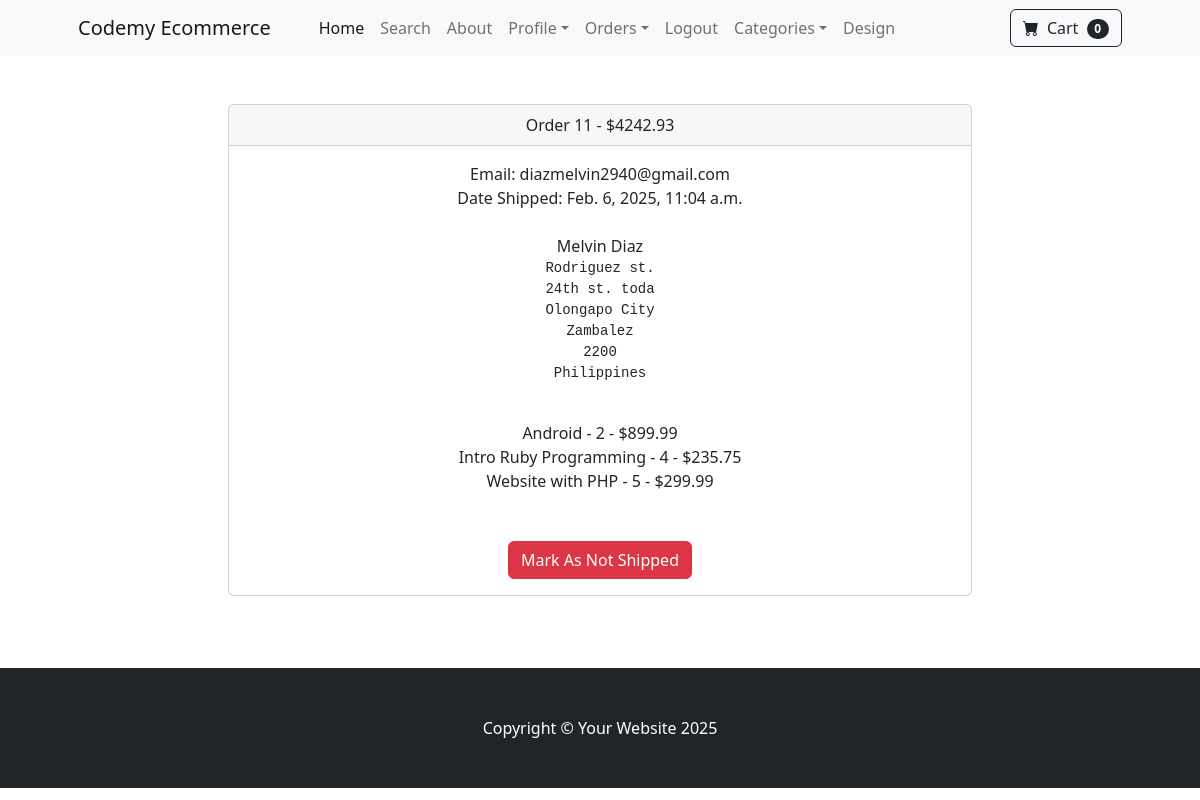
The page /payment/orders/11 (signed in) on the database its author committed.
### payment/models.py (models this page shows, shortened)
class Order(models.Model):
    user = models.ForeignKey(User, on_delete=models.CASCADE, null=True, blank=True)
    full_name = models.CharField(max_length=250)
    email = models.EmailField(max_length=250)
    shipping_address = models.TextField(max_length=15000)
    amount_paid = models.DecimalField(max_digits=7, decimal_places=2)
    date_ordered = models.DateTimeField(auto_now_add=True)
    shipped = models.BooleanField(default=False)
    date_shipped = models.DateTimeField(blank=True, null=True)

class OrderItem(models.Model):
    order = models.ForeignKey(Order, on_delete=models.CASCADE, null=True)
    product = models.ForeignKey(Product, on_delete=models.CASCADE, null=True)
    user = models.ForeignKey(User, on_delete=models.CASCADE, null=True, blank=True)
    quantity = models.PositiveBigIntegerField(default=1)
    price = models.DecimalField(max_digits=7, decimal_places=2)

### store/models.py (models this page shows)
class Product(models.Model):
    name = models.CharField(max_length=100)
    price = models.DecimalField(default=0 ,decimal_places=2, max_digits=6)
    category = models.ForeignKey(Category, on_delete=models.CASCADE, default=1)
    description = models.CharField(max_length=250 ,default='', blank=True, null=True)
    image = models.ImageField(upload_to= 'uploads/product/')
    is_sale = models.BooleanField(default=False)
    sale_price = models.DecimalField(default=0 ,decimal_places=2, max_digits=6)
    def __str__(self):
        return self.name

### payment/views.py (the view, shortened to what this page needs)
# urls.py: path('orders/<int:pk>', views.orders, name='orders'),
def orders(request, pk):
	if request.user.is_authenticated and request.user.is_superuser:
		order = Order.objects.get(id=pk)
		items = OrderItem.objects.filter(order=pk)
		return render(request, 'payment/orders.html', {"order":order, "items":items})
	else:
		messages.success(request, "Access Denied")
		return redirect('home')

### cart/cart.py (called while the page is built)
    def __len__(self):
        return len(self.cart)

### cart/context_processors.py (called while the page is built)
def cart(request):
    return {'cart': Cart(request)}

### payment/templates/payment/orders.html (shortened to what this page needs)
{% extends 'base.html' %}
{% block content %}
        <div class="container">
        	<div class="row">
        		<center>
        			<div class="col-8">
        				<br/><br/>
<div class="card">
  <div class="card-header">
    Order {{ order.id}} - ${{order.amount_paid}}
  </div>
  <div class="card-body">
    Email: {{ order.email}}<br/>
    {% if order.date_shipped %}
      Date Shipped: {{ order.date_shipped}}
    {% else %}
     Date Ordered: {{ order.date_ordered}}
    {% endif %}
    <br/><br/>
    {{ order.full_name }}<br/>
    <pre>{{ order.shipping_address }}
    </pre>
    {% for item in items %}
      {{ item.product }} - {{ item.quantity }} - ${{ item.price }}<br/>
    {% endfor %}
    <br/><br/>
    {% if not order.shipped %}
    <form method="POST">
      {% csrf_token %}
      <input type="hidden" name="shipping_status" value="true">
      <button type="Submit" class="btn btn-success">Mark As Shipped</button>
    </from>
    {% else %}
    <form method="POST">
      <button type="Submit" class="btn btn-danger">Mark As Not Shipped</button>
    {% endif %}
  </div>
</div>
<br/>
<br/><br/>
        			</div>
        		</center>
        	</div>
        </div>
{% endblock %}

### rows shown on the page
Order: id "11", amount_paid "4242.93", email "diazmelvin2940@gmail.com", date_shipped "Feb. 6, 2025, 11:04 a.m.", full_name "Melvin Diaz", shipping_address "Rodriguez st. 24th st. toda Olongapo City Zambalez 2200 Philippines"
OrderItem: product "Android", quantity "2", price "899.99"
OrderItem: product "Intro Ruby Programming", quantity "4", price "235.75"
OrderItem: product "Website with PHP", quantity "5", price "299.99"

### other values the page prints
{{ cart|length }} "0"
